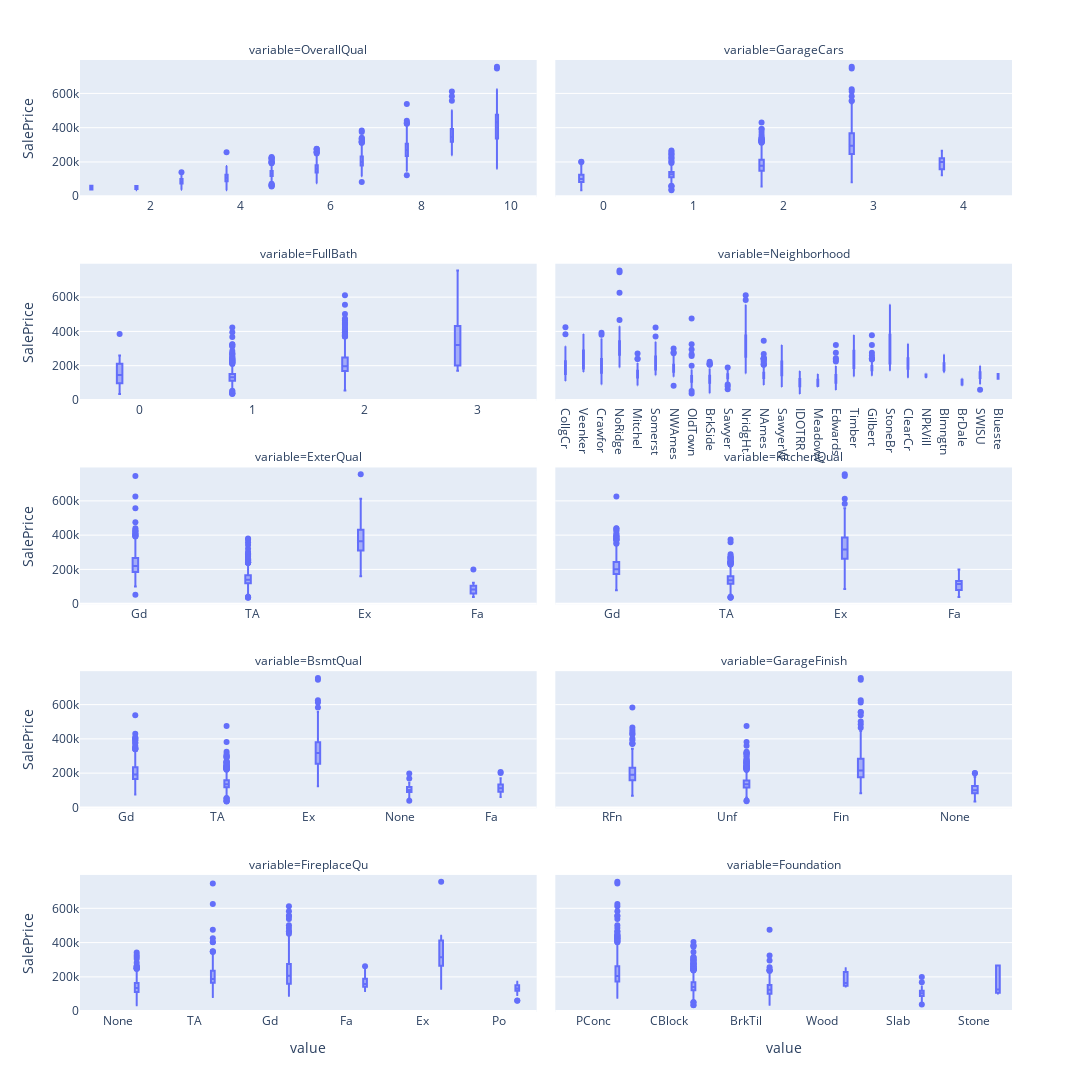

The cell this chart's notebook holds for it:
### Code cell
# kategorik degiskenler icin stripplot grafigi
f = pd.melt(house_prices, id_vars=['SalePrice'], value_vars=high_corr_cat)
#g = sns.FacetGrid(f, col="variable",  col_wrap=5, sharex=False, sharey=False, size=3.5)
#g = g.map(px.box, f, "value", "SalePrice")

fig = px.box(f, x="value", y="SalePrice",  facet_col="variable", facet_col_wrap=2)
fig.update_layout(width=1300, height=2000)
# x axis ini paylasmama ve tick label gosterimi icin
fig.update_xaxes(matches=None, showticklabels=True)
#fig.update_xaxes(showticklabels=True, row=0)
fig.show()

### Figure 1 — Plotly figure (JSON) as saved in the notebook; plotly's stock layout.template omitted (floating-point values rounded to 4 significant figures; data arrays with more than 128 entries replaced by an {"elided": "..."} marker saying what was removed)
{"data": [{"alignmentgroup": "True", "hovertemplate": "variable=OverallQual<br>value=%{x}<br>SalePrice=%{y}<extra></extra>", "legendgroup": "", "marker": {"color": "#636efa"}, "name": "", "notched": false, "offsetgroup": "", "orientation": "v", "showlegend": false, "type": "box", "x": {"elided": "1460 int values"}, "x0": " ", "xaxis": "x9", "y": {"elided": "1460 int values"}, "y0": " ", "yaxis": "y9"}, {"alignmentgroup": "True", "hovertemplate": "variable=GarageCars<br>value=%{x}<br>SalePrice=%{y}<extra></extra>", "legendgroup": "", "marker": {"color": "#636efa"}, "name": "", "notched": false, "offsetgroup": "", "orientation": "v", "showlegend": false, "type": "box", "x": {"elided": "1460 int values"}, "x0": " ", "xaxis": "x10", "y": {"elided": "1460 int values"}, "y0": " ", "yaxis": "y10"}, {"alignmentgroup": "True", "hovertemplate": "variable=FullBath<br>value=%{x}<br>SalePrice=%{y}<extra></extra>", "legendgroup": "", "marker": {"color": "#636efa"}, "name": "", "notched": false, "offsetgroup": "", "orientation": "v", "showlegend": false, "type": "box", "x": {"elided": "1460 int values"}, "x0": " ", "xaxis": "x7", "y": {"elided": "1460 int values"}, "y0": " ", "yaxis": "y7"}, {"alignmentgroup": "True", "hovertemplate": "variable=Neighborhood<br>value=%{x}<br>SalePrice=%{y}<extra></extra>", "legendgroup": "", "marker": {"color": "#636efa"}, "name": "", "notched": false, "offsetgroup": "", "orientation": "v", "showlegend": false, "type": "box", "x": {"elided": "1460 str values"}, "x0": " ", "xaxis": "x8", "y": {"elided": "1460 int values"}, "y0": " ", "yaxis": "y8"}, {"alignmentgroup": "True", "hovertemplate": "variable=ExterQual<br>value=%{x}<br>SalePrice=%{y}<extra></extra>", "legendgroup": "", "marker": {"color": "#636efa"}, "name": "", "notched": false, "offsetgroup": "", "orientation": "v", "showlegend": false, "type": "box", "x": {"elided": "1460 str values"}, "x0": " ", "xaxis": "x5", "y": {"elided": "1460 int values"}, "y0": " ", "yaxis": "y5"}, {"alignmentgroup": "True", "hovertemplate": "variable=KitchenQual<br>value=%{x}<br>SalePrice=%{y}<extra></extra>", "legendgroup": "", "marker": {"color": "#636efa"}, "name": "", "notched": false, "offsetgroup": "", "orientation": "v", "showlegend": false, "type": "box", "x": {"elided": "1460 str values"}, "x0": " ", "xaxis": "x6", "y": {"elided": "1460 int values"}, "y0": " ", "yaxis": "y6"}, {"alignmentgroup": "True", "hovertemplate": "variable=BsmtQual<br>value=%{x}<br>SalePrice=%{y}<extra></extra>", "legendgroup": "", "marker": {"color": "#636efa"}, "name": "", "notched": false, "offsetgroup": "", "orientation": "v", "showlegend": false, "type": "box", "x": {"elided": "1460 str values"}, "x0": " ", "xaxis": "x3", "y": {"elided": "1460 int values"}, "y0": " ", "yaxis": "y3"}, {"alignmentgroup": "True", "hovertemplate": "variable=GarageFinish<br>value=%{x}<br>SalePrice=%{y}<extra></extra>", "legendgroup": "", "marker": {"color": "#636efa"}, "name": "", "notched": false, "offsetgroup": "", "orientation": "v", "showlegend": false, "type": "box", "x": {"elided": "1460 str values"}, "x0": " ", "xaxis": "x4", "y": {"elided": "1460 int values"}, "y0": " ", "yaxis": "y4"}, {"alignmentgroup": "True", "hovertemplate": "variable=FireplaceQu<br>value=%{x}<br>SalePrice=%{y}<extra></extra>", "legendgroup": "", "marker": {"color": "#636efa"}, "name": "", "notched": false, "offsetgroup": "", "orientation": "v", "showlegend": false, "type": "box", "x": {"elided": "1460 str values"}, "x0": " ", "xaxis": "x", "y": {"elided": "1460 int values"}, "y0": " ", "yaxis": "y"}, {"alignmentgroup": "True", "hovertemplate": "variable=Foundation<br>value=%{x}<br>SalePrice=%{y}<extra></extra>", "legendgroup": "", "marker": {"color": "#636efa"}, "name": "", "notched": false, "offsetgroup": "", "orientation": "v", "showlegend": false, "type": "box", "x": {"elided": "1460 str values"}, "x0": " ", "xaxis": "x2", "y": {"elided": "1460 int values"}, "y0": " ", "yaxis": "y2"}], "layout": {"annotations": [{"font": {}, "showarrow": false, "text": "variable=FireplaceQu", "x": 0.245, "xanchor": "center", "xref": "paper", "y": 0.144, "yanchor": "bottom", "yref": "paper"}, {"font": {}, "showarrow": false, "text": "variable=Foundation", "x": 0.755, "xanchor": "center", "xref": "paper", "y": 0.144, "yanchor": "bottom", "yref": "paper"}, {"font": {}, "showarrow": false, "text": "variable=BsmtQual", "x": 0.245, "xanchor": "center", "xref": "paper", "y": 0.358, "yanchor": "bottom", "yref": "paper"}, {"font": {}, "showarrow": false, "text": "variable=GarageFinish", "x": 0.755, "xanchor": "center", "xref": "paper", "y": 0.358, "yanchor": "bottom", "yref": "paper"}, {"font": {}, "showarrow": false, "text": "variable=ExterQual", "x": 0.245, "xanchor": "center", "xref": "paper", "y": 0.572, "yanchor": "bottom", "yref": "paper"}, {"font": {}, "showarrow": false, "text": "variable=KitchenQual", "x": 0.755, "xanchor": "center", "xref": "paper", "y": 0.572, "yanchor": "bottom", "yref": "paper"}, {"font": {}, "showarrow": false, "text": "variable=FullBath", "x": 0.245, "xanchor": "center", "xref": "paper", "y": 0.786, "yanchor": "bottom", "yref": "paper"}, {"font": {}, "showarrow": false, "text": "variable=Neighborhood", "x": 0.755, "xanchor": "center", "xref": "paper", "y": 0.786, "yanchor": "bottom", "yref": "paper"}, {"font": {}, "showarrow": false, "text": "variable=OverallQual", "x": 0.245, "xanchor": "center", "xref": "paper", "y": 1, "yanchor": "bottom", "yref": "paper"}, {"font": {}, "showarrow": false, "text": "variable=GarageCars", "x": 0.755, "xanchor": "center", "xref": "paper", "y": 1, "yanchor": "bottom", "yref": "paper"}], "boxmode": "group", "height": 2000, "legend": {"tracegroupgap": 0}, "margin": {"t": 60}, "width": 1300, "xaxis": {"anchor": "y", "autorange": true, "domain": [0, 0.49], "range": [-0.5, 5.5], "showticklabels": true, "title": {"text": "value"}, "type": "category"}, "xaxis10": {"anchor": "y10", "autorange": true, "domain": [0.51, 1], "range": [-0.5271, 4.527], "showticklabels": true, "type": "linear"}, "xaxis2": {"anchor": "y2", "autorange": true, "domain": [0.51, 1], "range": [-0.5, 5.5], "showticklabels": true, "title": {"text": "value"}, "type": "category"}, "xaxis3": {"anchor": "y3", "autorange": true, "domain": [0, 0.49], "range": [-0.5, 4.5], "showticklabels": true, "type": "category"}, "xaxis4": {"anchor": "y4", "autorange": true, "domain": [0.51, 1], "range": [-0.5, 3.5], "showticklabels": true, "type": "category"}, "xaxis5": {"anchor": "y5", "autorange": true, "domain": [0, 0.49], "range": [-0.5217, 3.522], "showticklabels": true, "type": "category"}, "xaxis6": {"anchor": "y6", "autorange": true, "domain": [0.51, 1], "range": [-0.5, 3.5], "showticklabels": true, "type": "category"}, "xaxis7": {"anchor": "y7", "autorange": true, "domain": [0, 0.49], "range": [-0.5217, 3.522], "showticklabels": true, "type": "linear"}, "xaxis8": {"anchor": "y8", "autorange": true, "domain": [0.51, 1], "range": [-0.6357, 24.64], "showticklabels": true, "type": "category"}, "xaxis9": {"anchor": "y9", "autorange": true, "domain": [0, 0.49], "range": [0.4457, 10.55], "showticklabels": true, "type": "linear"}, "yaxis": {"anchor": "x", "autorange": true, "domain": [0, 0.144], "range": [-5106.0, 795000.0], "title": {"text": "SalePrice"}, "type": "linear"}, "yaxis10": {"anchor": "x10", "autorange": true, "domain": [0.856, 1], "matches": "y", "range": [-5106.0, 795000.0], "showticklabels": false, "type": "linear"}, "yaxis2": {"anchor": "x2", "autorange": true, "domain": [0, 0.144], "matches": "y", "range": [-5106.0, 795000.0], "showticklabels": false, "type": "linear"}, "yaxis3": {"anchor": "x3", "autorange": true, "domain": [0.214, 0.358], "matches": "y", "range": [-5106.0, 795000.0], "title": {"text": "SalePrice"}, "type": "linear"}, "yaxis4": {"anchor": "x4", "autorange": true, "domain": [0.214, 0.358], "matches": "y", "range": [-5106.0, 795000.0], "showticklabels": false, "type": "linear"}, "yaxis5": {"anchor": "x5", "autorange": true, "domain": [0.428, 0.572], "matches": "y", "range": [-5106.0, 795000.0], "title": {"text": "SalePrice"}, "type": "linear"}, "yaxis6": {"anchor": "x6", "autorange": true, "domain": [0.428, 0.572], "matches": "y", "range": [-5106.0, 795000.0], "showticklabels": false, "type": "linear"}, "yaxis7": {"anchor": "x7", "autorange": true, "domain": [0.642, 0.786], "matches": "y", "range": [-5106.0, 795000.0], "title": {"text": "SalePrice"}, "type": "linear"}, "yaxis8": {"anchor": "x8", "autorange": true, "domain": [0.642, 0.786], "matches": "y", "range": [-5106.0, 795000.0], "showticklabels": false, "type": "linear"}, "yaxis9": {"anchor": "x9", "autorange": true, "domain": [0.856, 1], "matches": "y", "range": [-5106.0, 795000.0], "title": {"text": "SalePrice"}, "type": "linear"}}}
